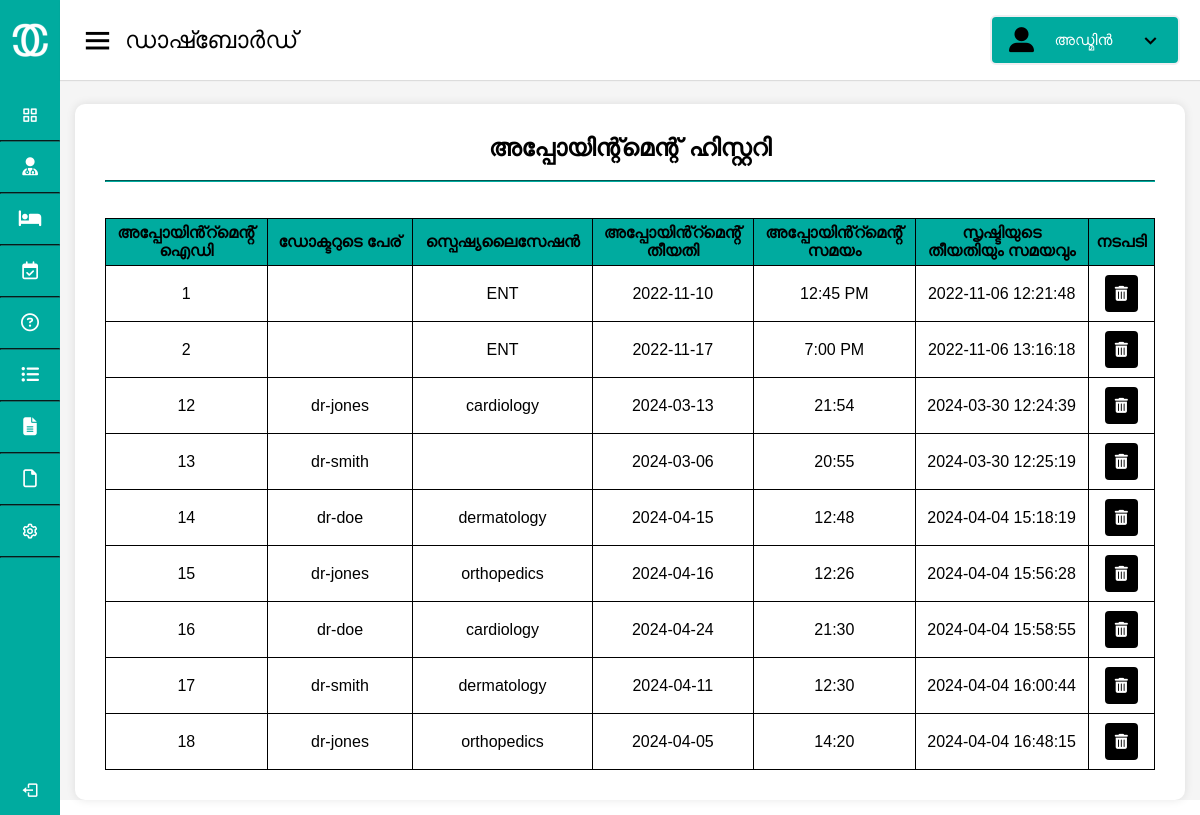
The page /lang/Admin/appointments.php on the database as committed earlier.
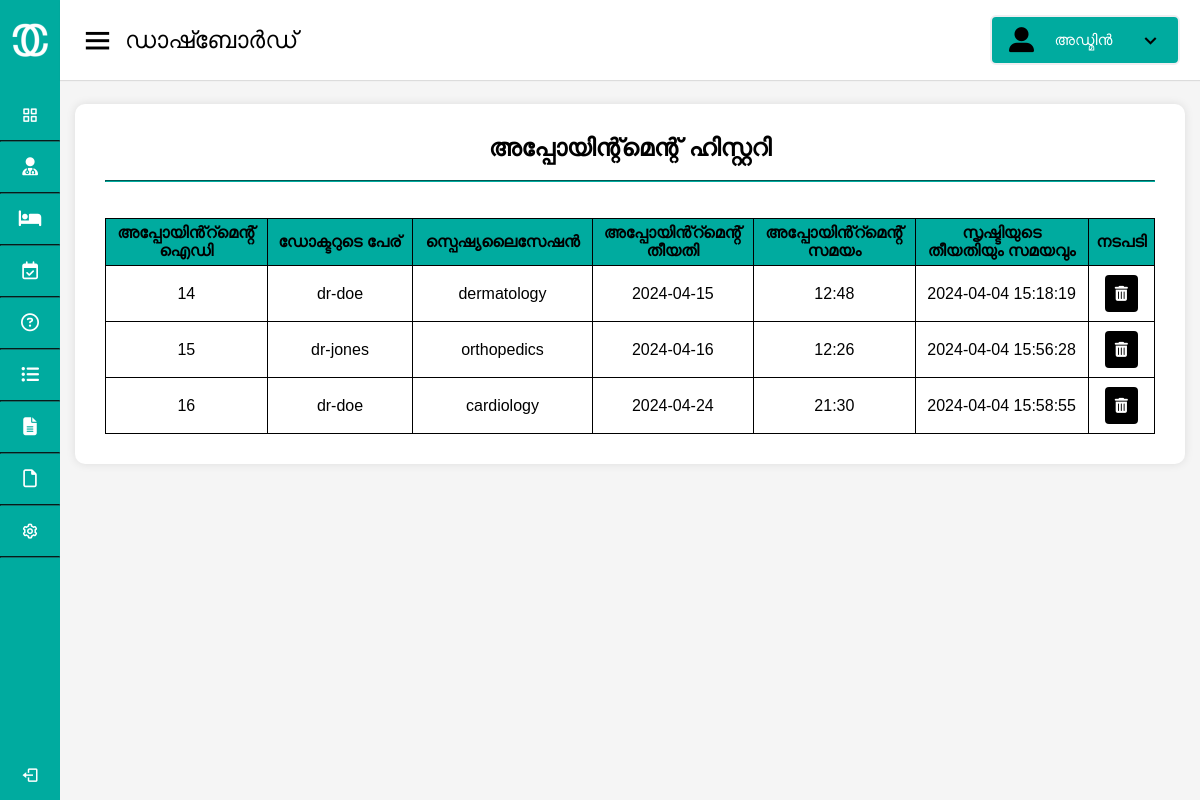
The same page on the database as committed later.
### tables this page shows
CREATE TABLE `appointment` (
  `id` int(11) NOT NULL,
  `doctorSpecialization` varchar(255) DEFAULT NULL,
  `doctor` varchar(255) NOT NULL,
  `P_name` varchar(255) NOT NULL,
  `consultancyFees` int(11) DEFAULT NULL,
  `appointmentDate` varchar(255) DEFAULT NULL,
  `appointmentTime` varchar(255) DEFAULT NULL,
  `postingDate` timestamp NULL DEFAULT current_timestamp(),
  `updationDate` timestamp NULL DEFAULT NULL ON UPDATE current_timestamp()
);

### lang/Admin/appointments.php (the view, shortened to what this page needs)
<!DOCTYPE html>
<html lang="en" dir="ltr">
  <head>
    <link rel="stylesheet" href="style.css" />
    <link href="https://unpkg.com/boxicons@2.0.7/css/boxicons.min.css" rel="stylesheet" />
  </head>
  <body onload="onload()">
    <div class="sidebar">
      <div class="logo-details">
        <img src="logo.png" alt="logo">
        <span class="logo_name">ക്യൂർക്കണെക്റ്റ്</span>
      </div>
      <ul class="nav-links">
        <li>
          <a href="index.html" >
            <i class="bx bx-grid-alt"></i>
            <span class="links_name">ഡാഷ്ബോർഡ്</span>
          </a>
        </li>
        <hr>
        <li>
          <a href="doctors.php">
            <i class="fa-solid fa-user-doctor"></i>
            <span class="links_name">ഡോക്ടർമാർ</span>
          </a>
          </li>
          <hr>
        <li>
          <a href="patients.php">
            <i class="fa-solid fa-bed"></i>
            <span class="links_name">രോഗികൾ</span>
          </a>
        </li>
        <hr>
        <li>
          <a href="appointments.php">
            <i class="fa-regular fa-calendar-check"></i>
            <span class="links_name">അപ്പോയിന്റ്മെന്റുകൾ</span>
          </a>
        </li>
        <hr>
        <li>
          <a href="queries.php">
            <i class="fa-regular fa-circle-question"></i>
            <span class="links_name">അന്വേഷണങ്ങൾ</span>
          </a>
        </li>
        <hr>
        <li>
          <a href="session-logs.php">
            <i class="fa-solid fa-list-ul"></i>
            <span class="links_name">സെഷൻ <br>ലോഗുകൾ</span>
          </a>
        </li>
        <hr>
        <li>
          <a href="report.html">
            <i class="fa-solid fa-file-lines"></i>
            <span class="links_name">റിപ്പോർട്ടുകൾ</span>
          </a>
        </li>
        <hr>
        <li>
          <a href="pages.html">
            <i class="fa-regular fa-file"></i>
            <span class="links_name">പേജുകൾ</span>
          </a>
        </li>
        <hr>
        <li>
          <a href="settings.html">
            <i class="bx bx-cog"></i>
            <span class="links_name">സെറ്റിംഗ്സ്</span>
          </a>
        </li>
        <hr>
        <li class="log_out">
          <a href="logout.php">
            <i class="bx bx-log-out"></i>
            <span class="links_name">ലോഗ് ഔട്ട്</span>
          </a>
        </li>
      </ul>
    </div>
    <section class="home-section">
    <nav>
        <div class="sidebar-button">
          <i class="bx bx-menu sidebarBtn"></i>
          <span class="dashboard">ഡാഷ്ബോർഡ്</span>
        </div>
        <button class="profile-details dropbtn dropdown" onclick="toggleDropdown()">
          <i class="fa-solid fa-user-large"></i>
          <span class="admin_name">അഡ്മിൻ</span>
          <i class="bx bx-chevron-down"></i>
        </button>
      </nav>
      <div class="home-content">
        <div class="main">
          <div class="main-head">
            <h2>അപ്പോയിന്റ്മെന്റ് ഹിസ്റ്ററി</h2><br><hr><br><br>
          </div>
          <div class="table-container">
<table>
  <tr>
    <th>അപ്പോയിൻ്റ്മെൻ്റ് <br>ഐഡി</th>
    <th>ഡോക്ടറുടെ പേര്</th>
    <th>സ്പെഷ്യലൈസേഷൻ</th>
    <th>അപ്പോയിൻ്റ്മെൻ്റ് <br>തീയതി</th>
    <th>അപ്പോയിൻ്റ്മെൻ്റ് <br>സമയം</th>
    <th>സൃഷ്ടിയുടെ <br>തീയതിയും സമയവും</th>
    <th>നടപടി</th>
  </tr>
  <?php
$servername = "localhost";
$username = "root";
$password = '';
$dbname = "hms";
$conn = new mysqli($servername, $username, $password, $dbname);
$sql = "SELECT * FROM appointment";
$result = $conn->query($sql);
if ($result->num_rows > 0) {
    while ($row = $result->fetch_assoc()) {
        echo "<tr>";
        echo "<td>" . $row['id'] . "</td>";;
        echo "<td>" . $row['doctor'] . "</td>";
        echo "<td>" . $row['doctorSpecialization'] . "</td>";
        echo "<td>" . $row['appointmentDate'] . "</td>";
        echo "<td>" . $row['appointmentTime'] . "</td>";
        echo "<td>" . $row['postingDate'] . "</td>";
        echo "<td>
        <a href='delete.php? deleteid=".$row['id']."'>
        <button class='delete'><i class='fas fa-trash-can'></i></button>
        </a>
              </td>";
        echo "</tr>";
    }
} else {
    echo "<tr><td colspan='7'>No appointments found</td></tr>";
}
?>
</table>
</div>
        </div>
      </div>
    </section>
  </body>
</html>

Rows that differ between the two databases and show on the page:
removed appointment: id "1", doctorSpecialization "ENT", appointmentDate "2022-11-10", appointmentTime "12:45 PM", postingDate "2022-11-06 12:21:48"
removed appointment: id "2", doctorSpecialization "ENT", appointmentDate "2022-11-17", appointmentTime "7:00 PM", postingDate "2022-11-06 13:16:18"
removed appointment: id "12", doctor "dr-jones", doctorSpecialization "cardiology", appointmentDate "2024-03-13", appointmentTime "21:54", postingDate "2024-03-30 12:24:39"
removed appointment: id "13", doctor "dr-smith", appointmentDate "2024-03-06", appointmentTime "20:55", postingDate "2024-03-30 12:25:19"
removed appointment: id "17", doctor "dr-smith", doctorSpecialization "dermatology", appointmentDate "2024-04-11", appointmentTime "12:30", postingDate "2024-04-04 16:00:44"
removed appointment: id "18", doctor "dr-jones", doctorSpecialization "orthopedics", appointmentDate "2024-04-05", appointmentTime "14:20", postingDate "2024-04-04 16:48:15"
